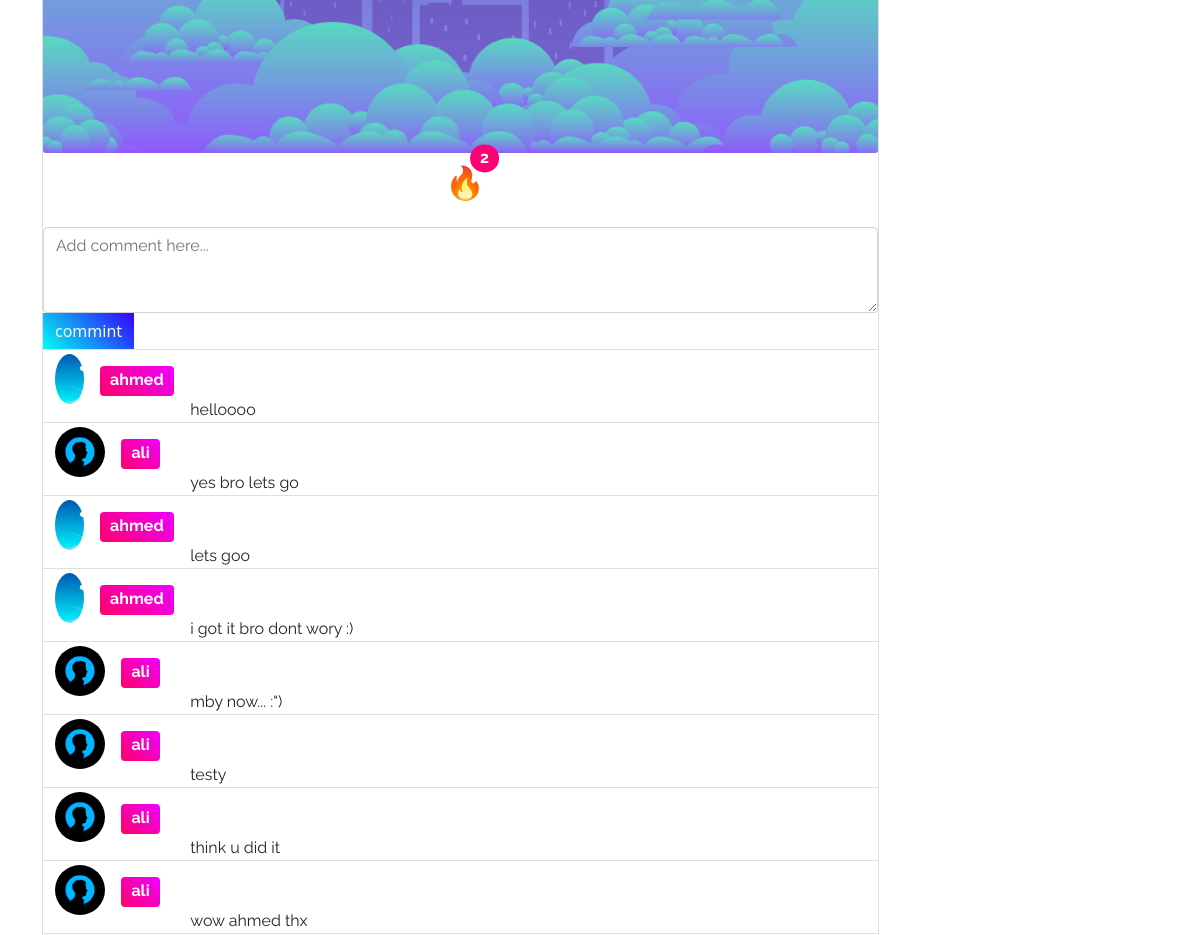
/idea/2 (signed in, middle part), run on an earlier commit of the app's database.
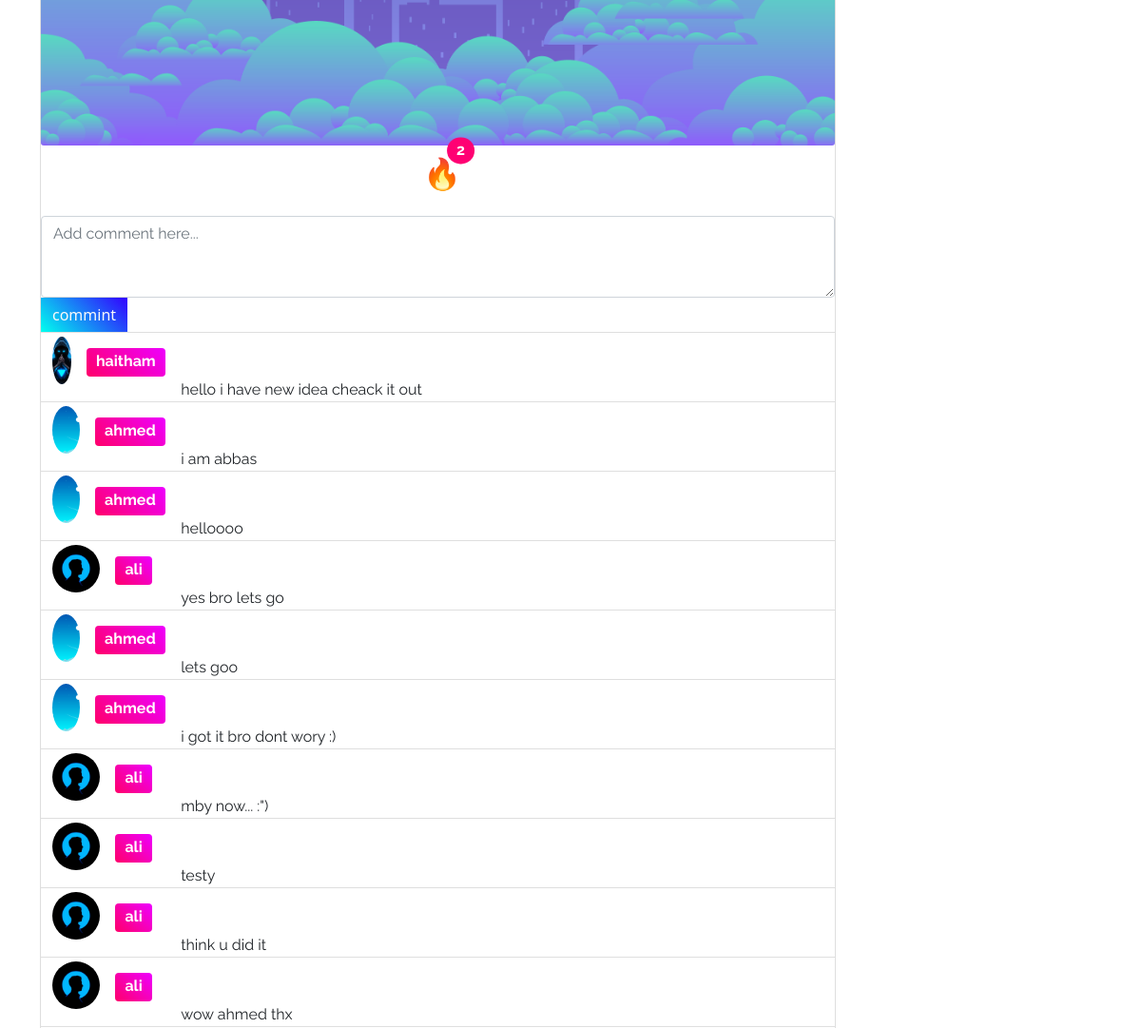
And on a later commit of the database.
### tables this page shows
CREATE TABLE posts(
        user_id integer not null,
        title varchar(30) not null,
        content text not null,
        image varchar(60) not null
    , likes_number INT NOT NULL DEFAULT 0);

CREATE TABLE comments(
        content text not null,
        post_id integer not null,
        user_id integer not null
    );

CREATE TABLE users(
        username varchar(30) not null,
        email varchar(30) not null,
        pwd varchar(60) not null,
        title varchar(30) not null,
        bio text not null,
        img varchar(60)
    );

### run.py (the view)
@app.route("/idea/<int:post_id>")
def idea(post_id):
    if session.get("user"):
        id_ = session.get("user")[0]
        post = posts_db.get_by_id(post_id)
        post_comments = comments.get_by_id(post_id)
        likes_number = likes.count_likes(post_id)
        if likes.get_by(post_id, id_) == []:
            liked  = False
        else:
            liked = True
        return render_template("idea.html", username=session.get("user")[1].capitalize(), post=post, title=session.get("user")[2].capitalize(), bio=session.get("user")[3], img=session.get("user")[4], post_comments=post_comments, likes_number=likes_number,liked=liked)
    return render_template("login.html")

### comments.py (called while the page is built)
def get_by_id(post_id):
    conn = sqlite3.connect("data.db")
    cur = conn.cursor()
    cur.execute(
        "select comments.rowid,comments.*,users.username,users.img from comments join users on users.rowid = comments.user_id where comments.post_id=? order by comments.rowid desc", (post_id,))
    conn.commit()
    data = cur.fetchall()
    conn.close()
    return data

### likes.py (called while the page is built)
def count_likes(post_id):
    conn = sqlite3.connect("data.db")
    cur = conn.cursor()
    cur.execute("select count(post_id) from likes where post_id = ?", (post_id,))
    conn.commit()
    data = cur.fetchone()
    conn.close()
    return data[0]

def get_by(post_id,user_id):
    conn = sqlite3.connect("data.db")
    cur = conn.cursor()
    cur.execute(
        "select * from likes where post_id=? and user_id = ?", (post_id,user_id))
    conn.commit()
    data = cur.fetchall()
    conn.close()
    return data

### posts_db.py (called while the page is built)
def get_by_id(post_id):
    conn = sqlite3.connect("data.db")
    cur = conn.cursor()
    cur.execute(
        "select users.rowid,users.username,users.img,posts.rowid,posts.title,posts.content,posts.image,posts.likes_number from users join posts on users.rowid = posts.user_id where posts.rowid=?", (post_id,))
    conn.commit()
    data = cur.fetchone()
    conn.close()
    return data

### templates/idea.html (shortened to what this page needs)
{%extends 'base.html'%}
{%block content%}
<div class="container">
    <div class="my-2 ">
        <div class="card  w-75 border-bottom-0">
            <img src="{{url_for('static',filename=post[6])}}" class="card-img-bottom" alt="...">
            <div class="container text-center m-1">
                <button id="like_btn" class="btn p-0 fs-2 position-relative">
                    🔥
                    <span id="likes_number"
                    {%if liked%}
                        style="background-color: rgb(255, 0, 115);"
                    {%else%}
                        style="background-color: black;"
                    {%endif%}
                        class="position-absolute font-1 top-0 start-75 translate-middle badge rounded-pill fs-6">
                        {{likes_number}}
                    </span>
                </button>
            </div>
                <div class="mt-3">
                    <textarea class="form-control font-1" id="comment" rows="3" name="comment" placeholder="Add comment here..."></textarea>
                </div>
                <div class="container-fluid p-0">
                     <button style="background: linear-gradient(45deg, rgb(0, 255, 238), rgb(51, 0, 255));" class="btn rounded-0 text-light border-0" id="add_comment">commint</button>
                </div>
            {%if post_comments%}
            <ul id="list_of_comments" class="list-group list-group-flush">
                {%for comment in post_comments%}
                    <li class="list-group-item m-0 p-0">
                        <div class="container">
                            <div class="row m-0 p-0">
                                <div class="col-2 m-0 p-0">
                                    <a  href="" style="
                                    text-decoration: none;" class="d-flex">
                                        <div class="imgy commenty p-0 mt-1" style="background-image: url({{url_for('static',filename=comment[5])}});"></div>
                                        <h5 style="background: linear-gradient(45deg, rgb(255, 0, 106), rgb(238, 0, 255));" class="font-1 fs-6 badge mx-3 mt-3 ">{{comment[4]}}
                                        </h5>
                                    </a>
                                </div>
                                <div class="col m-0 p-0 pt-5 font-1">
                                    {{comment[1]}}
                                </div>
                            </div>
                        </div>
                    </li>
                {%endfor%}
                </ul>
            {%endif%}
        </div>
    </div>
</div>
{%endblock%}

### templates/base.html (shortened to what this page needs)
<!DOCTYPE html>
<html lang="en">
<head>
    <link href="https://cdn.jsdelivr.net/npm/bootstrap@5.1.1/dist/css/bootstrap.min.css" rel="stylesheet"
>
    <link rel="stylesheet" href="{{url_for('static',filename='css/style.css')}}">
</head>
<body>
    {%block content%}{%endblock%}
</body>
</html>

### static/css/style.css (style rules this page uses)
* { margin: 0; padding: 0; }
.font-1 { font-family: 'Raleway', sans-serif; }
.imgy { background-size:cover; background-position: center; border-radius: 50%; }
.commenty { width: 50px; height: 50px; }

What changed in the data, as far as the page shows it:
added comments: img (picture), username "haitham", content "hello i have new idea cheack it out"
added comments: img (picture), username "ahmed", content "i am abbas"
